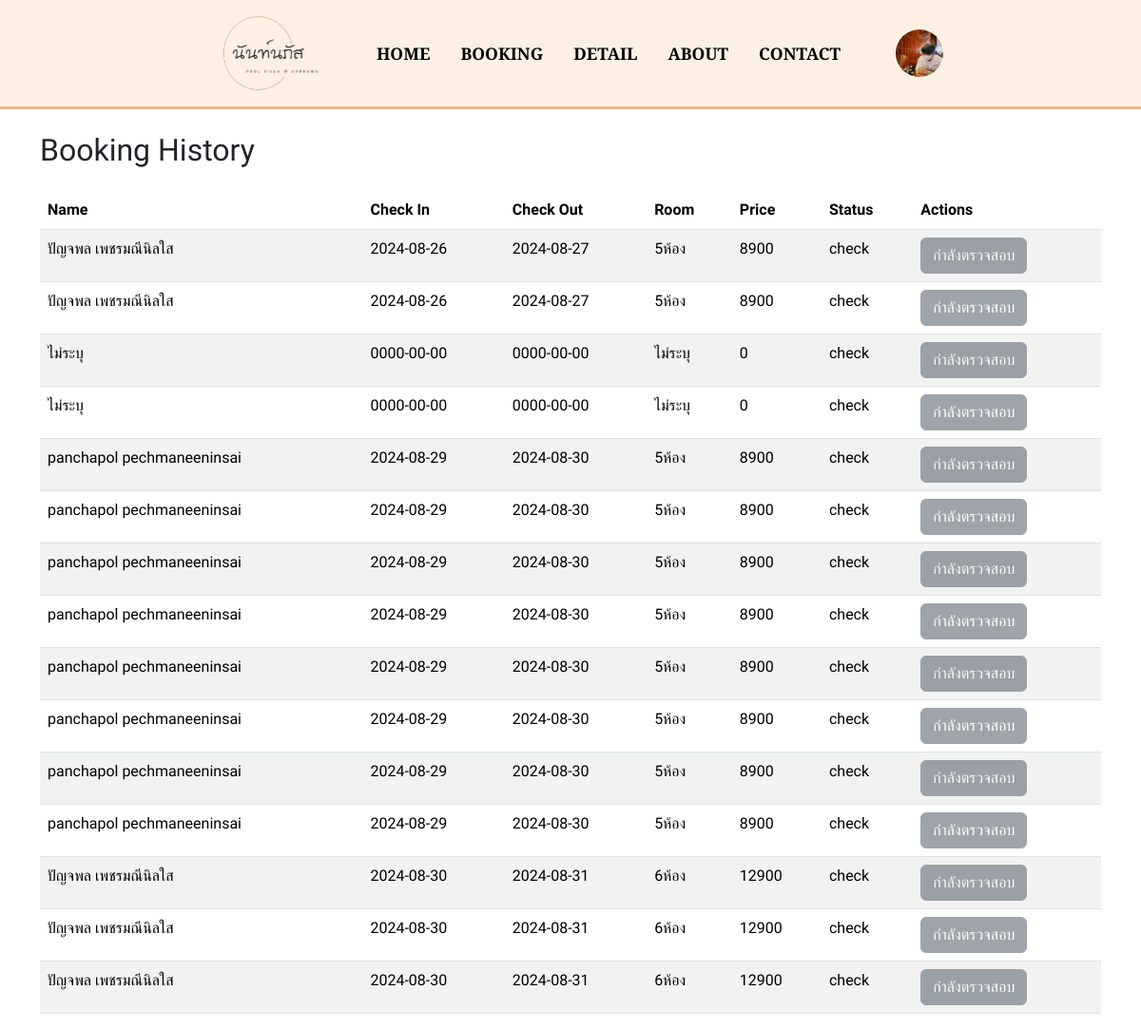
The app's page /webPovila/booking_history.php (signed in) with its own data.
### tables this page shows
CREATE TABLE `orders_db` (
  `id` int(11) NOT NULL,
  `name` varchar(255) NOT NULL,
  `price` int(11) NOT NULL,
  `people` int(11) NOT NULL,
  `checkin` date NOT NULL,
  `checkout` date NOT NULL,
  `status` varchar(255) NOT NULL,
  `phone` varchar(255) NOT NULL,
  `room` varchar(255) NOT NULL,
  `firstname` varchar(255) NOT NULL,
  `lastname` varchar(255) NOT NULL,
  `slip` text NOT NULL,
  `user_id` varchar(255) NOT NULL
);

### webPovila/booking_history.php (the view, shortened to what this page needs)
<?php
$servername = "localhost";
$username = "root";
$password = "";
$dbname = "my_website";
$conn = new mysqli($servername, $username, $password, $dbname);
$profile_picture = 'default_profile.png';
if (isset($_SESSION['user_id'])) {
    $user_id = $_SESSION['user_id'];
    $query = "SELECT profile_picture FROM login_user WHERE id = ?";
    $stmt = $conn->prepare($query);
    $stmt->bind_param("i", $user_id);
    $stmt->execute();
    $result = $stmt->get_result();
    $user = $result->fetch_assoc();
    $profile_picture = $user['profile_picture'] ?: 'default_profile.png';
    $query = "SELECT id, checkin, checkout, room, price, name, status FROM orders_db WHERE user_id = ?";
    $stmt = $conn->prepare($query);
    $stmt->bind_param("i", $user_id);
    $stmt->execute();
    $result = $stmt->get_result();
}
?>
<!DOCTYPE html>
<html lang="en">
<head>
    <link href="https://cdn.jsdelivr.net/npm/bootstrap@5.3.3/dist/css/bootstrap.min.css" rel="stylesheet">
    <link rel="stylesheet" href="css/styles.css">
    <link rel="stylesheet" href="css/book_his.css">
</head>
<body>
<?php include 'nav.php'; ?>
<div class="container">
    <h2 class="mt-4">Booking History</h2>
    <table class="table table-striped mt-4">
        <thead>
            <tr>
                <th>Name</th>
                <th>Check In</th>
                <th>Check Out</th>
                <th>Room</th>
                <th>Price</th>
                <th>Status</th>
                <th>Actions</th>
            </tr>
        </thead>
        <tbody>
            <?php if ($result->num_rows > 0): ?>
                <?php while ($row = $result->fetch_assoc()): ?>
                    <tr>
                        <td><?php echo $row['name'];  ?></td>
                        <td><?php echo $row['checkin']; ?></td>
                        <td><?php echo $row['checkout']; ?></td>
                        <td><?php echo $row['room']; ?></td>
                        <td><?php echo $row['price']; ?></td>
                        <td><?php echo $row['status']; ?></td>
                        <td>
    <?php if ($row['status'] === 'check'): ?>
        <button type="button" class="btn btn-secondary" disabled>กำลังตรวจสอบ</button>
    <?php endif; ?>
</td>
                    </tr>
                <?php endwhile; ?>
            <?php else: ?>
                <tr>
                    <td colspan="7">No bookings found.</td>
                </tr>
            <?php endif; ?>
        </tbody>
    </table>
</div>
</body>
</html>

### webPovila/nav.php (shortened to what this page needs)
<!DOCTYPE html>
<html lang="en">
<head>
</head>
<body>
<nav>
    <div class="nav__logo">
        <img src="poo/image2.png" alt="Logo" width="22" height="80">
    </div>
    <ul class="nav__links" id="navLinks">
        <li class="center-links">
            <a href="index.php">HOME</a>
            <a href="index.php#book">BOOKING</a>
            <a href="index.php#detail">DETAIL</a>
            <a href="index.php#about">ABOUT</a>
            <a href="contact.php">CONTACT</a>
        </li>
    </ul>
    <?php if (isset($_SESSION['user_id'])): ?>
        <div class="user-link">
            <div class="user">
                <img src="<?php echo $profile_picture; ?>" alt="Profile Picture" width="50" height="50" onclick="toggleDropdown()">
            </div>
        </div>
    <?php endif; ?>
</nav>
</body>
</html>

### webPovila/css/styles.css (style rules this page uses)
html { scroll-behavior: smooth; }
:root { --primary-color: #2c3855; --primary-color-dark: #435681; --text-dark: #333333; --text-light: #767268; --extra-light: #FCF7F3; --extra-light1: #C79A70; --white: #ffffff; --max-width: 1200px; }
* { margin: 0; padding: 0; box-sizing: border-box; cursor: url(); }
.nav__links { display: flex; align-items: center; }
body { font-family: "Kanit", "Poppins", sans-serif; }
nav { margin: 0; padding: 1rem 13rem; display: flex; align-items: center; background-color: #fcf0e4; border-bottom-style: solid; border-color: #e4b58a; width: 100%; justify-content: space-between; }
.nav__links { list-style: none; display: flex; align-items: center; width: 100%; justify-content: space-between; margin-bottom: 0; padding-left: 0px; }
.center-links { display: flex; justify-content: center; text-align: center; align-items: center; gap: 2rem; flex: 1; }
.center-links a { font-size: 1.1em; color: #000; transition: 0.3s; text-decoration: none; font-family: 'Cormorant Garamond', serif; transition: transform 0.2s ease-in-out; font-weight: 600; }
.user-link { display: flex; align-items: center; font-family: "Poppins", sans-serif; font-size: 17.6px; }

### webPovila/css/book_his.css (style rules this page uses)
.nav__logo { font-size: 1.5rem; font-weight: 600; color: var(--text-dark); }
nav { margin: 0; padding: 1rem 13rem; display: flex; align-items: center; background-color: #fcf0e4; border-bottom-style: solid; border-color: #e4b58a; width: 100%; justify-content: space-between; }
.user { display: flex; align-items: center; position: relative; }
.user img { border-radius: 50%; width: 50px; height: 50px; cursor: pointer; }

### webPovila/nav.php (style rules this page uses)
nav { margin: 0; display: flex; align-items: center; background-color: #fcf0e4; border-bottom-style: solid; border-color: #e4b58a; width: 100%; justify-content: space-between; position: relative; }
.nav__logo img { width: 130px; height: 80px; }
.nav__links { list-style: none; display: flex; align-items: center; justify-content: center; margin-bottom: 0; padding-left: 0; flex-grow: 1; }
.center-links { display: flex; justify-content: center; text-align: center; align-items: center; gap: 2rem; }
.center-links a { font-size: 1.1em; color: #000; text-decoration: none; font-family: 'Cormorant Garamond', serif; font-weight: 600; }
.login-btn, .user-link { display: flex; justify-content: flex-end; align-items: center; margin-left: auto; }
.user img { border-radius: 50%; cursor: pointer; }

### records on screen
orders_db: name "ปัญจพล เพชรมณีนิลใส", checkin "2024-08-26", checkout "2024-08-27", room "5ห้อง", price "8900", status "check", shows "กำลังตรวจสอบ"
orders_db: name "ปัญจพล เพชรมณีนิลใส", checkin "2024-08-26", checkout "2024-08-27", room "5ห้อง", price "8900", status "check", shows "กำลังตรวจสอบ"
orders_db: name "ไม่ระบุ", checkin "0000-00-00", checkout "0000-00-00", room "ไม่ระบุ", price "0", status "check", shows "กำลังตรวจสอบ"
orders_db: name "ไม่ระบุ", checkin "0000-00-00", checkout "0000-00-00", room "ไม่ระบุ", price "0", status "check", shows "กำลังตรวจสอบ"
orders_db: name "panchapol pechmaneeninsai", checkin "2024-08-29", checkout "2024-08-30", room "5ห้อง", price "8900", status "check", shows "กำลังตรวจสอบ"
orders_db: name "panchapol pechmaneeninsai", checkin "2024-08-29", checkout "2024-08-30", room "5ห้อง", price "8900", status "check", shows "กำลังตรวจสอบ"
orders_db: name "panchapol pechmaneeninsai", checkin "2024-08-29", checkout "2024-08-30", room "5ห้อง", price "8900", status "check", shows "กำลังตรวจสอบ"
orders_db: name "panchapol pechmaneeninsai", checkin "2024-08-29", checkout "2024-08-30", room "5ห้อง", price "8900", status "check", shows "กำลังตรวจสอบ"
orders_db: name "panchapol pechmaneeninsai", checkin "2024-08-29", checkout "2024-08-30", room "5ห้อง", price "8900", status "check", shows "กำลังตรวจสอบ"
orders_db: name "panchapol pechmaneeninsai", checkin "2024-08-29", checkout "2024-08-30", room "5ห้อง", price "8900", status "check", shows "กำลังตรวจสอบ"
orders_db: name "panchapol pechmaneeninsai", checkin "2024-08-29", checkout "2024-08-30", room "5ห้อง", price "8900", status "check", shows "กำลังตรวจสอบ"
orders_db: name "panchapol pechmaneeninsai", checkin "2024-08-29", checkout "2024-08-30", room "5ห้อง", price "8900", status "check", shows "กำลังตรวจสอบ"
orders_db: name "ปัญจพล เพชรมณีนิลใส", checkin "2024-08-30", checkout "2024-08-31", room "6ห้อง", price "12900", status "check", shows "กำลังตรวจสอบ"
orders_db: name "ปัญจพล เพชรมณีนิลใส", checkin "2024-08-30", checkout "2024-08-31", room "6ห้อง", price "12900", status "check", shows "กำลังตรวจสอบ"
orders_db: name "ปัญจพล เพชรมณีนิลใส", checkin "2024-08-30", checkout "2024-08-31", room "6ห้อง", price "12900", status "check", shows "กำลังตรวจสอบ"
